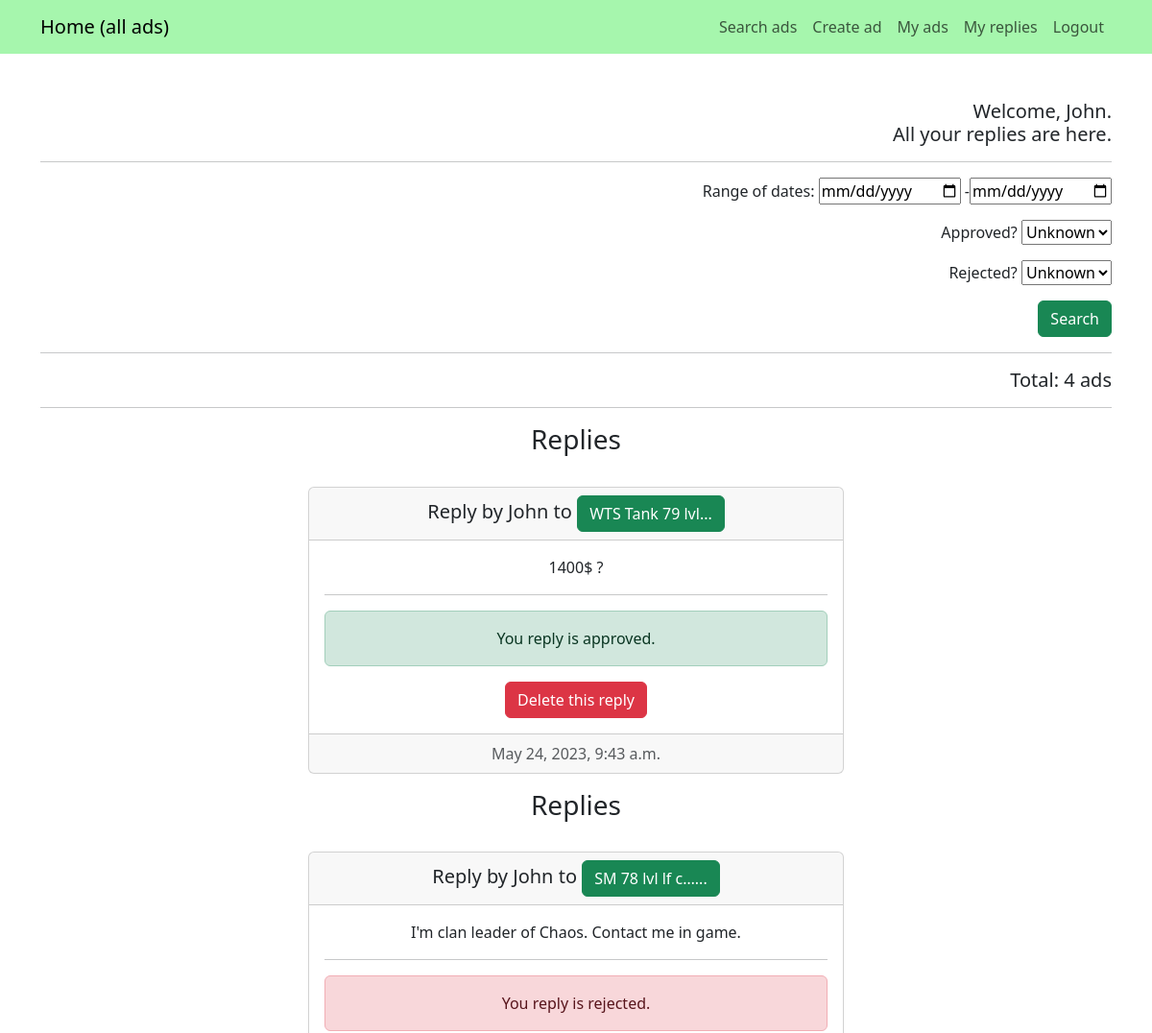
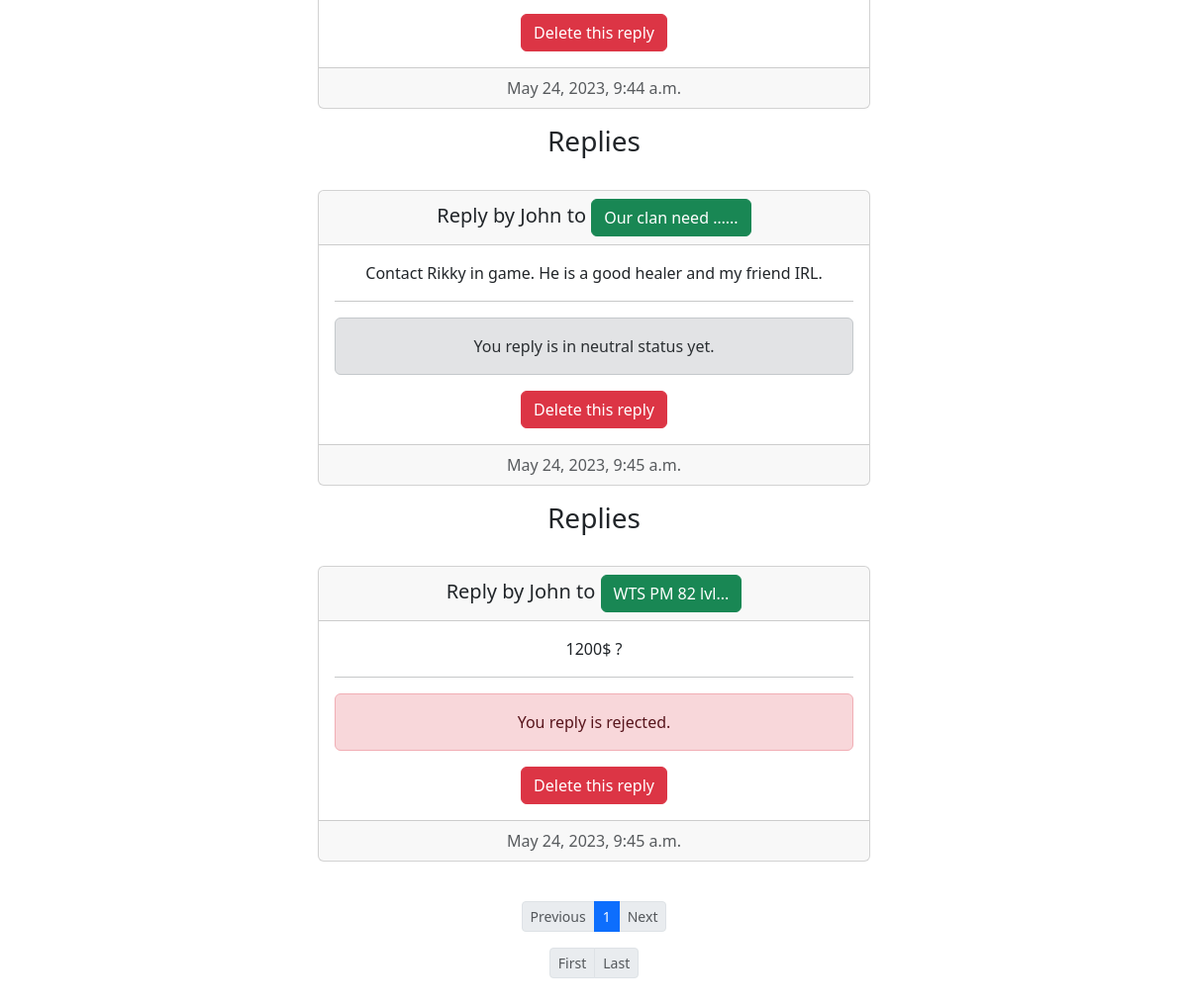
The app's page /profile_repls/5/ (signed in) with its own data (2 pictures, top to bottom).
### AdsBoard/models.py (models this page shows, shortened)
class Reply(models.Model):
    date_of_creation = models.DateTimeField(
        auto_now_add=True,
    )
    author = models.ForeignKey(
        to=User,
        on_delete=models.CASCADE,
        related_name='reply_created_by',
    )
    adv = models.ForeignKey(
        to=Adv,
        on_delete=models.CASCADE,
        related_name='replies_to_adv',
    )
    text = models.TextField(
        blank=True,
    )
    is_approved = models.BooleanField(
        default=False,
    )
    is_rejected = models.BooleanField(
        default=False,
    )
    class Meta:
        verbose_name = 'Reply'
        verbose_name_plural = 'Replies'
    def __str__(self) -> str:
        return f'{self.text[:50]}...'

class Adv(models.Model):
    date_of_creation = models.DateTimeField(
        auto_now_add=True,
    )
    author = models.ForeignKey(
        to=User,
        on_delete=models.CASCADE,
        related_name='adv_created_by',
    )
    title = models.CharField(
        max_length=255,
        help_text='Up to 255 symbols',
    )
    category = models.CharField(
        max_length=15,
        choices=CATEGORIES,
        default=None,
    )
    content = RichTextUploadingField(
        blank=True,
    )
    class Meta:
        verbose_name = 'Advertise'
        verbose_name_plural = 'Advertisements'

### AdsBoard/views.py (the view)
# urls.py: path('profile_repls/<int:pk>/', ProfileRepliesView.as_view(), name='profile_repls'),
class ProfileRepliesView(ListView):
    template_name = 'AdsBoard/profile_repls.html'
    ordering = '-date_of_creation'
    context_object_name = 'profile_repls'
    paginate_by = 5
    paginate_orphans = 1
    def get_context_data(self, **kwargs):
        context = super().get_context_data(**kwargs)
        context['filterset'] = self.filterset
        context['querydict'] = self.request.GET.dict()
        pprint(context)
        return context
    def get_queryset(self):
        queryset = Reply.objects.filter(author=self.request.user)
        self.filterset = ProfileReplyFilter(self.request.GET, queryset)
        return self.filterset.qs

### AdsBoard/templatetags/AdsBoard_filters.py (called while the page is built)
@register.filter
def listing(number: int) -> list:
    pagination_list = []
    for n in range(number):
        pagination_list.append(n + 1)
    return pagination_list

### AdsBoard/templatetags/AdsBoard_tags.py (called while the page is built)
@register.simple_tag(takes_context=True)
def url_replace(context, **kwargs):
    context_copy = context['request'].GET.copy()
    for key, value in kwargs.items():
        context_copy[key] = value
    return context_copy.urlencode()

### AdsBoard/templates/AdsBoard/profile_repls.html (shortened to what this page needs)
{% extends 'base.html' %}
{% load AdsBoard_filters %}
{% load AdsBoard_tags %}
{% block content %}
<h5 align="right">
    Welcome, {{ request.user }}.
    <br>
    All your replies are here.
</h5>
<hr>
<form action="" method="get" align="right">
    {{ filterset.form.as_p }}
    <button class="btn btn-success" type="submit">Search</button>
</form>
<hr>
<h5 align="right">
    Total: {{ page_obj.paginator.count }} ads
</h5>
<hr>
{% for repl in profile_repls %}
<h3>
    Replies
</h3>
<br>
<div class="card mb-3 mx-auto" style="width: 50%">
    <h5 class="card-header">
        Reply by {{ repl.author }} to
        <a href="{% url 'ad_detail' pk=repl.adv.id %}" class="btn btn-success">
            {{ repl.adv.title|truncatechars:15 }}...
        </a>
    </h5>
    <div class="card-body">
        <p class="card-text">
            {{ repl.text }}
        </p>
        {% if repl.author == request.user %}
        <hr>
        {% if repl.is_approved %}
        <div class="alert alert-success" role="alert">
            You reply is approved.
        </div>
        {% elif repl.is_rejected %}
        <div class="alert alert-danger" role="alert">
            You reply is rejected.
        </div>
        {% else %}
        <div class="alert alert-secondary" role="alert">
            You reply is in neutral status yet.
        </div>
        {% endif %}
        <a href="{% url 'repl_del_ask' pk=repl.adv.id repl_pk=repl.id %}" class="btn btn-danger">
            Delete this reply
        </a>
        {% endif %}
    </div>
    <div class="card-footer text-muted">
        {{ repl.date_of_creation }}
    </div>
</div>
{% empty %}
<h3>
    You have no replies
</h3>
{% endfor %}
<br>
<nav aria-label="Page navigation example">
    <ul class="pagination pagination-sm justify-content-center">
        {% if page_obj.has_previous %}
        <li class="page-item">
            <a class="page-link" href="?{% url_replace page=page_obj.previous_page_number %}">
                Previous
            </a>
        </li>
        {% else %}
        <li class="page-item disabled">
            <a class="page-link" href="#">
                Previous
            </a>
        </li>
        {% endif %}
        {% if page_obj.paginator.num_pages <= 5 %}
        {% for page_num in page_obj.paginator.num_pages|listing %}
        {% if page_num == page_obj.number %}
        <li class="page-item active" aria-current="page">
            <a class="page-link" href="?{% url_replace page=page_num %}">
                {{ page_num }}
            </a>
        </li>
        {% else %}
        <li class="page-item">
            <a class="page-link" href="?{% url_replace page=page_num %}">
                {{ page_num }}
            </a>
        </li>
        {% endif %}
        {% endfor %}
        {% endif %}
        {% if page_obj.has_next %}
        <li class="page-item">
            <a class="page-link" href="?{% url_replace page=page_obj.next_page_number %}">
                Next
            </a>
        </li>
        {% else %}
        <li class="page-item disabled">
            <a class="page-link" href="#">
                Next
            </a>
        </li>
        {% endif %}
    </ul>
</nav>
<nav aria-label="Page navigation example">
    <ul class="pagination pagination-sm justify-content-center">
        {% if page_obj.has_previous %}
        <li class="page-item">
            <a class="page-link" href="?{% url_replace page=1 %}">
                First
            </a>
        </li>
        {% else %}
        <li class="page-item disabled">
            <a class="page-link" href="#">
                First
            </a>
        </li>
        {% endif %}
        {% if page_obj.has_next %}
        <li class="page-item">
            <a class="page-link" href="?{% url_replace page=page_obj.paginator.num_pages %}">
                Last
            </a>
        </li>
        {% else %}
        <li class="page-item disabled">
            <a class="page-link" href="#">
                Last
            </a>
        </li>
        {% endif %}
    </ul>
</nav>
{% endblock content %}

### records on screen
Reply: author "John", adv "WTS Tank 79 lvl", text "1400$ ?", is_approved "You reply is approved.", shows "Delete this reply", date_of_creation "May 24, 2023, 9:43 a.m."
Reply: author "John", adv "SM 78 lvl lf c…", text "I'm clan leader of Chaos. Contact me in game.", is_approved "You reply is rejected.", shows "Delete this reply", date_of_creation "May 24, 2023, 9:44 a.m."
Reply: author "John", adv "Our clan need …", text "Contact Rikky in game. He is a good healer and my friend IRL.", is_approved "You reply is in neutral status yet.", shows "Delete this reply", date_of_creation "May 24, 2023, 9:45 a.m."
Reply: author "John", adv "WTS PM 82 lvl", text "1200$ ?", is_approved "You reply is rejected.", shows "Delete this reply", date_of_creation "May 24, 2023, 9:45 a.m."

### other values on screen
{{ request.user }} "John"
{{ page_obj.paginator.count }} "4"
{{ page_num }} "1"
